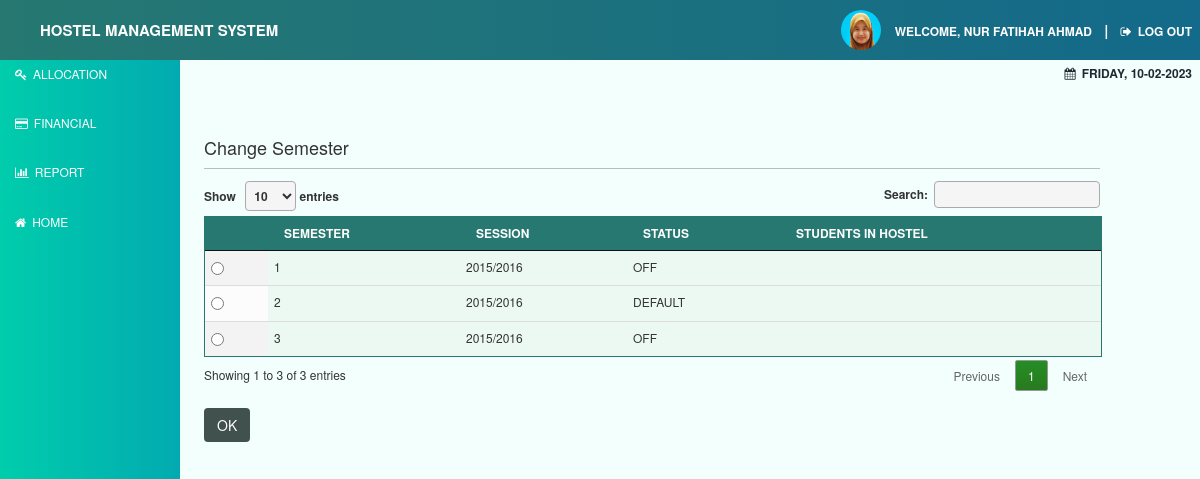
The page /chgsem.php (signed in) on the database its author committed.
### tables this page shows
CREATE TABLE `admin_acc` (
  `username` varchar(10) NOT NULL,
  `password` varchar(10) NOT NULL,
  `status` varchar(10) NOT NULL
);

CREATE TABLE `staff_acc` (
  `id` varchar(10) NOT NULL,
  `name` varchar(40) NOT NULL,
  `position` varchar(30) NOT NULL
);

CREATE TABLE `uploads` (
  `id` int(10) NOT NULL,
  `file` varchar(100) NOT NULL,
  `type` varchar(10) NOT NULL,
  `size` int(11) NOT NULL,
  `description` varchar(100) NOT NULL
);

CREATE TABLE `sem_list` (
  `sem_id` int(20) NOT NULL,
  `semester` int(1) NOT NULL,
  `session` varchar(15) NOT NULL,
  `status` varchar(7) NOT NULL,
  `username` varchar(20) NOT NULL
);

### templates/user_login.php (called while the page is built, shortened)
<?php
	 if(!empty($_SESSION['password'])&& !empty($_SESSION['username'])){
		$username=$_SESSION['username'];
		 $query="SELECT * FROM admin_acc JOIN staff_acc ON admin_acc.username = staff_acc.id
					LEFT JOIN uploads ON admin_acc.username=uploads.description
					WHERE admin_acc.username='$username'";
		 $record=mysqli_query($link, $query);
	}
?>

### chgsem.php (the view, shortened to what this page needs)
<?php
require 'upperbody3.php';
if (!empty($_SESSION['password']) && !empty($_SESSION['username'])) {
?>
	<div class="list-group">
		<a href="index.php" class="list-group-item">
			<i class="fa fa-building"></i>HOSTEL</a>
		<a href="allocation.php" class="list-group-item">
			<i class="fa fa-key"></i>ALLOCATION</a>
		<a href="payment.php" class="list-group-item">
			<i class="fa fa-credit-card"></i>FINANCIAL</a>
		<a href="services.php" class="list-group-item">
			<i class="fa fa-bar-chart"></i>REPORT</a>
		<a href="home.php" class="list-group-item">
			<i class="fa fa-home"></i>HOME</a>
	</div>
	</div>
	</div>
	<div class="content">
		<br>
		<h3>Change Semester</h3>
		<hr>
		<form method="post">
			<?php
			$query = "SELECT * FROM sem_list";
			$record = mysqli_query($link, $query);
			?>
			<table class="display table" id="tabledata">
				<thead>
					<tr>
						<th scope="col"></th>
						<th scope="col">Semester</th>
						<th scope="col">Session</th>
						<th scope="col">Status</th>
						<th scope="col">Students in Hostel</th>
					</tr>
				</thead>
				<tbody>
					<?php while ($row = mysqli_fetch_assoc($record)) { ?>
						<tr>
							<td><input type="radio" id="chgsemrad" name="chgsemrad" value="<?php echo $row['sem_id'] ?>"></td>
							<td><?php echo $row['semester'] ?></td>
							<td><?php echo $row['session'] ?></td>
							<td><?php echo $row['status'] ?></td>
							<td></td>
						</tr>
					<?php } ?>
				</tbody>
			</table>
			<br>
			<div class="addhostel">
				<p>
					<input id="chgsem" name="chgsem" type="submit" value="OK" class="btn btn-primary" />
				</p>
			</div>
		</form>
	</div>
<?php
	require 'lowerbody.php';
} else {
	require 'warninglogin.php';
} ?>

### templates/header.php (shortened to what this page needs)
<!DOCTYPE html>
<html lang="en">
<head>
	<link href="css/bootstrap.min.css" rel="stylesheet">
	<link href="css/business-frontpage.css" rel="stylesheet">
	<link href="font-awesome-4.5.0/css/font-awesome.min.css" rel="stylesheet">
	<link rel="stylesheet" type="text/css" href="DataTables/media/css/jquery.dataTables.min.css">
	<link rel="stylesheet" type="text/css" href="jquery.dynameter-0.5.6/jquery.dynameter.css">
	 <link rel="stylesheet"  media="print" href="css/media-specific-easy.css">
</head>
<body id="menu1">
	<div class="nav">
	  <div class="container">
	  	<ul class="ub3" >
		  <li class="pull-left">HOSTEL MANAGEMENT SYSTEM</li>
		  <?php
			if(isset($record)){
				while($row=mysqli_fetch_assoc($record)){
			?>
	          <li class="pull-right">
				<a style="color:white;" href="staffprofile.php" >
				<?php echo 'Welcome, '.strtoupper($row['name']);?></a>
				 |
	          	<a style="color:white;" onClick="logout()" id="handplease"><i class="fa fa-sign-out" ></i>Log Out</a>
	          </li>
			    <img class="pull-right" src="img/<?php echo $row['file']?>" width="40" height="40" style="margin-right:6px;border-radius:27px">
	      	<?php }
			}
		?>
	    </ul>
		</div>
	</div>

### css/business-frontpage.css (style rules this page uses)
#menu1 { background-color: #F2FFFC; }
body { padding-top: 0px; font-size: 12px; margin:auto; min-width:600px; max-width:2000px; }
.ub3 { padding-top:10px; padding-bottom:50px; color:white; font-weight: bold; font-size:15px; background: #136a8a; background: -webkit-linear-gradient(to right, #267871, #136a8a); background: linear-gradient(to right, #267871, #136a8a); }
.ub3 li { padding-top:10px !important; }
hr { margin-top: 0.3em; margin-bottom: 1em; border-width: 1px; border-color: #bbb }
.content { background-color: #F2FFFC; margin: 0 auto; float:right; width: 83%; padding-right:100px; padding-top:15px; }
.nav a { color: #222831; font-size: 12px; font-weight: bold; padding: 8px 8px; text-transform: uppercase; }
.nav .container { width: auto; padding-bottom:0px; }
.nav li { display: inline; }
#tabledata, #tabledata2 { border:1px solid #267871; }
#tabledata tr { background-color: #ecf9f2; }
#tabledata th { background: #267871; text-transform: uppercase; }
h3 { font-size: 18px; }
.fa { margin-right:6px; }
#handplease { cursor:pointer; }
.table tr { background-color: #ecf9f2; }
.table { width:75%; border-bottom:0px; border-top:0px; }

### css/media-specific-easy.css (style rules this page uses)
.content, .wrap { width:100%; text-align:center; }
.nav { display:none; }

### rows shown on the page
admin_acc: staff_acc.name "NUR FATIHAH AHMAD", uploads.file (picture)
sem_list: semester "1", session "2015/2016", status "OFF"
sem_list: semester "2", session "2015/2016", status "DEFAULT"
sem_list: semester "3", session "2015/2016", status "OFF"
